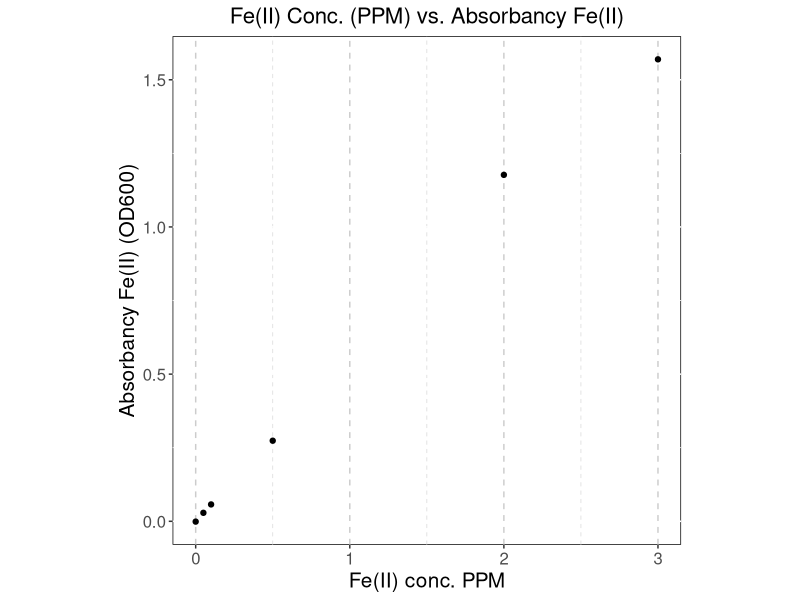

This figure's R source: (Note: this script raises an error after producing the figure.)
#RSCIPT FOR PLATEREADER DATA ANALYSIS - FERROZINE ASSAY
# Will need to base script off of the way the Excel file is formated
# when it comes off of the plate reader

# 1. Write code for standard curve
# 2. Reference Excelsheet from Plate reader
# 3. Figure out how to assign data to specific dataset >> This may need adjusted each time
# 4. Calculation Fe3+ (Total detectable iron - Fe2+)
# 5. Convert to PPM based on Standard Curve
# 6. Average Data
# 7. Calculation standard deviation (SD)
# 8. Create bar graph for each time point PPM with SD
# 9. Create line graph for change over time PPM with SD
# 10. Calc t-test, 1-way ANOVA, 2-way ANOVA PPM
# 11. Calc Fe2+ / Total detectable
# 12. Calc Fe3+ / Total detectable
# 13. Create bar graph for each time point Fe2+/ Total detectable && Fe3+ / total detectable with SD
# 14. Create line graph for change over time for Fe2+ / Total detectable iron with SD
# 15. Create line graph for change over time for Fe3+ / Total detectable iron  with SD
# 16. Cal t-test, 1-way ANOVA, 2-way ANOVA for % Fe2+/Tot & Fe3+/Tot


# ?? When should I normalize my data? Should I normalize each day?
# Or should I only normalize day 0?


setwd("~/Documents/Duquesne/Trun Lab/Bioinformatics/R/Rscripts")
#same location as data file (excel file)


# library(ggpubr)
# install.packages("Hmisc")
# install.packages("broom")
# library(broom) 
# library(lattice)
# library(Hmisc)
# install.packages("ggpmisc")
# library(ggpmisc)
# 
# 
# library(dplyr)
# 
# library(growthcurver)
# library(purrr)
# library(matrixStats)
# library(reshape2)
# 
# library(ggpubr)
# library(broom) 
# library(lattice)
# library(Hmisc)
# library(ggpmisc)

library(readr) 
library(ggplot2)

EXP137 <- read_csv("AV-137-Ferrozine-RScript.csv", col_names = TRUE) #load in datafile. Skip 1st 17 rows. Column names listed
#Latin1 was added, as I was getting an error code later in the doc



#create standard curve to calculate y=mx+b




graph <- ggplot(EXP137, aes(x = EXP137$STD_Value)) +  
  geom_point(aes(y=EXP137$Absorbancy_562nm)) +
  labs(x = "Fe(II) conc. PPM", y = "Absorbancy Fe(II) (OD600)") +
  
  theme(panel.background = element_rect(fill = "white", colour = "black")) +
  theme(aspect.ratio = 1) +
  theme(
    panel.grid.major.x = element_line(color = "grey80", linetype = "dashed"),
    panel.grid.minor.x = element_line(colour = "grey85", linetype = "dashed"),
  ) +
  ggtitle("Fe(II) Conc. (PPM) vs. Absorbancy Fe(II)") +
  
  theme(plot.title = element_text(size = 16)) +
  theme(plot.title = element_text(hjust = .5)) +
  theme(axis.text = element_text(face = "plain", size = 12)) + 
  theme(axis.title = element_text(size = 15))



print(graph)  


# line <- data.frame(x=EXP137$STD_Value, y=EXP137$Absorbancy_562nm)
# geom_line(data = line)


# graphline <- graph + geom_smooth(aes(), method = 'lm')

geom_line(graph)

print(graphline)
